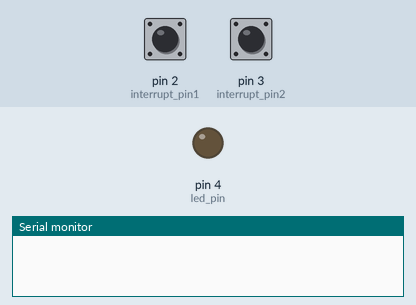
This sketch was run on a simulated Arduino Uno, built with avr-gcc and run on an emulated ATmega328P. On the bench: output pins drawn as LEDs (lit = HIGH), the last lines printed to the serial monitor. The inputs (shaded band) are chosen by the test bench; at power-on: pin 2 (interrupt_pin1) LOW, pin 3 (interrupt_pin2) LOW.

Above: at 1.2 s.
1.3 s: pin 2 (interrupt_pin1) pulled HIGH for 0.15 s
At 1.37 s:
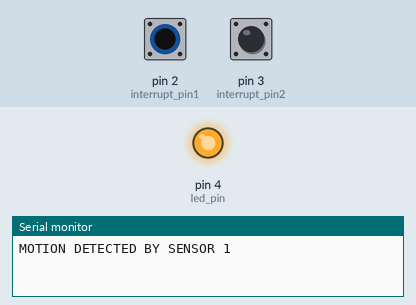
2.9 s: pin 2 (interrupt_pin1) pulled HIGH for 3.2 s
At 7.0 s:
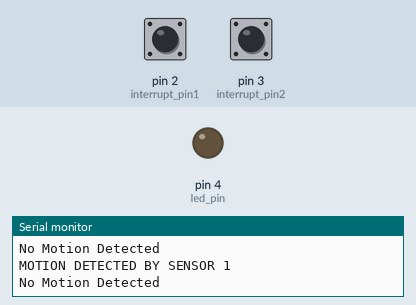
7.6 s: pin 3 (interrupt_pin2) pulled HIGH for 3.2 s
At 8.2 s:
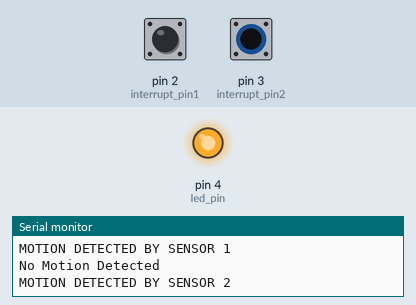
Timing chart, 0 to 12.3 s (numbered marks = the images above; inputs shaded):
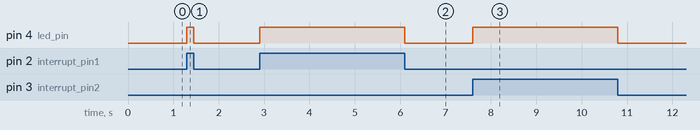

Measured:
- after the input at 1.3 s, pin 4 (led_pin): LOW → HIGH at once, → LOW 0.15 s later
- after the input at 2.9 s, pin 4 (led_pin): LOW → HIGH at once, → LOW 3.2 s later
- after the input at 7.6 s, pin 4 (led_pin): LOW → HIGH at once, → LOW 3.2 s later

The sketch:

Task1.3C.ino
```cpp
const byte led_pin = 4;
const byte interrupt_pin1 = 2;
const byte interrupt_pin2 = 3;
volatile byte state1 = LOW;
volatile byte state2 = LOW;

void setup() {
  Serial.begin(9600);
  pinMode(led_pin,OUTPUT);
  attachInterrupt(digitalPinToInterrupt(interrupt_pin1),interrupt_routine1,CHANGE);
  attachInterrupt(digitalPinToInterrupt(interrupt_pin2),interrupt_routine2,CHANGE);
}

void loop() {
}

void interrupt_routine1(){
  state1 = digitalRead(interrupt_pin1);
  digitalWrite(led_pin,state1);
  if (state1)
    Serial.println("MOTION DETECTED BY SENSOR 1");
  else
    Serial.println("No Motion Detected");
}

void interrupt_routine2(){
  state2 = digitalRead(interrupt_pin2);
  digitalWrite(led_pin,state2);
  if (state2)
    Serial.println("MOTION DETECTED BY SENSOR 2");
  else
    Serial.println("No Motion Detected");
}
```
